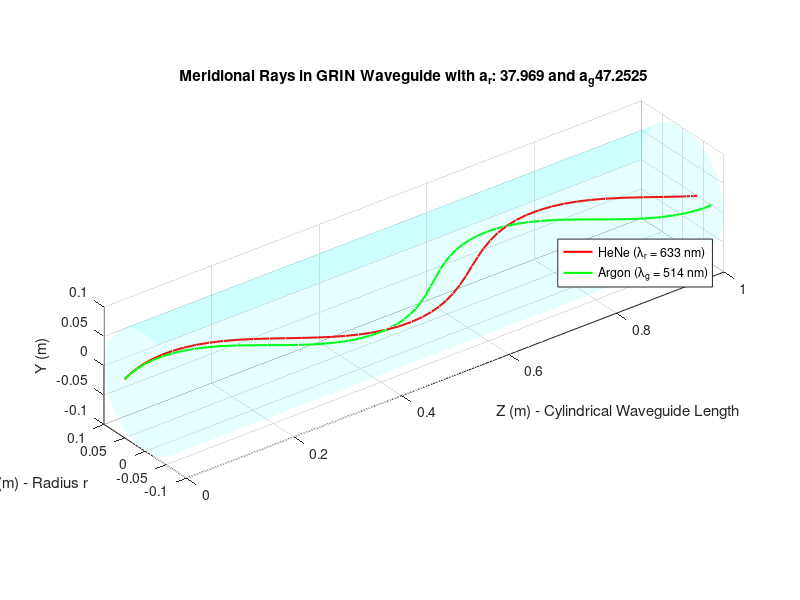

Source code (MATLAB):
clc;
clear;
tic
% --- Initial Conditions & Z Limit ---
% y0 = [r(0), r'(0)];
y0 = [0.05; 0.5;];
L = 1;
zspan = [0, L];
% a = 50;
lamda0 = 600;   % 600nm
lamda_r = 633;  % 633nm for HeNe
lamda_g = 514;  % 514nm for Argon
a = [20*( 1 + (lamda0/lamda_r)^2 ), 20*( 1 + (lamda0/lamda_g)^2 )];
color = ['r', 'g'];

figure;
hold on;
for i = 1:2
    
    % --- Set up the 2 ODEs ---
    % Set y1 = r, y2 = r'
    odesys = @(z, y) [
        y(2);                       % y1' = r' = y2
        -2*a(i)*y(1)*(1+y(2)^2);    % y2' = r''
    ];
    
    % --- Solve with ode45 ---
    [z_sol, y_sol] = ode45(odesys, zspan, y0);
    
    % --- 3D Plot ---
    X_val = y_sol(:,1);
    
    Y_val = zeros(size(z_sol)); 
    
    plot3(z_sol, X_val, Y_val, color(i), 'LineWidth', 1.5);
end

[Xc, Yc, Zc] = cylinder(0.1, 50);
Zc = Zc * L;
surf(Zc, Xc, Yc, 'FaceAlpha', 0.1, 'EdgeColor', 'none', 'HandleVisibility', 'off', 'FaceColor', 'c');

grid on;
xlabel('Z (m) - Cylindrical Waveguide Length');
ylabel('X (m) - Radius r');
zlabel('Y (m)');
title(['Meridional Rays in GRIN Waveguide with a_r: ', num2str(a(1)), ' and a_g', num2str(a(2))]);
legend('HeNe (\lambda_r = 633 nm)', 'Argon (\lambda_g = 514 nm)', 'Location', 'best');
axis equal;
zlim([-0.1 0.1]);
ylim([-0.1 0.1]);
view(3);

disp('Done!');
toc
